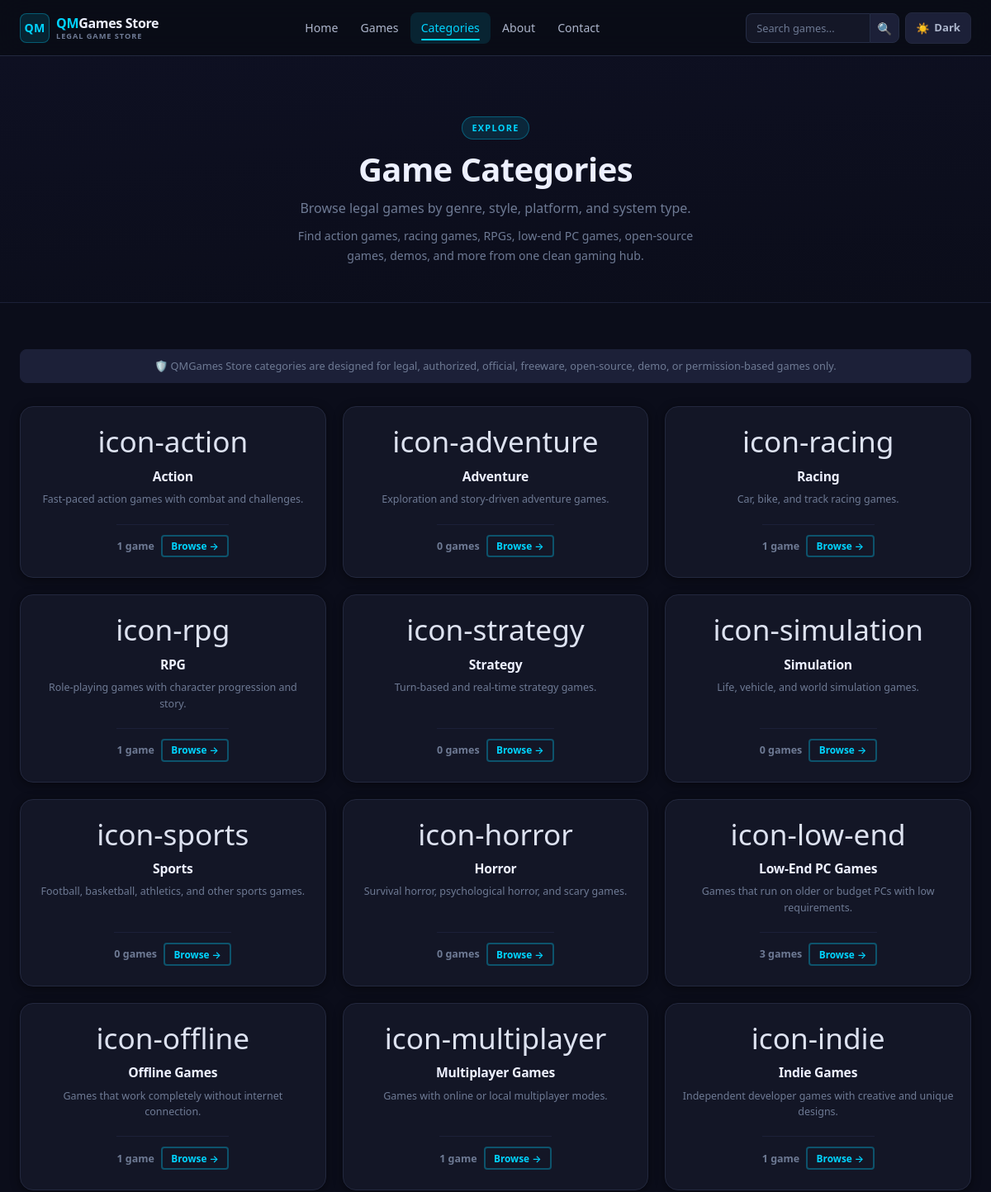
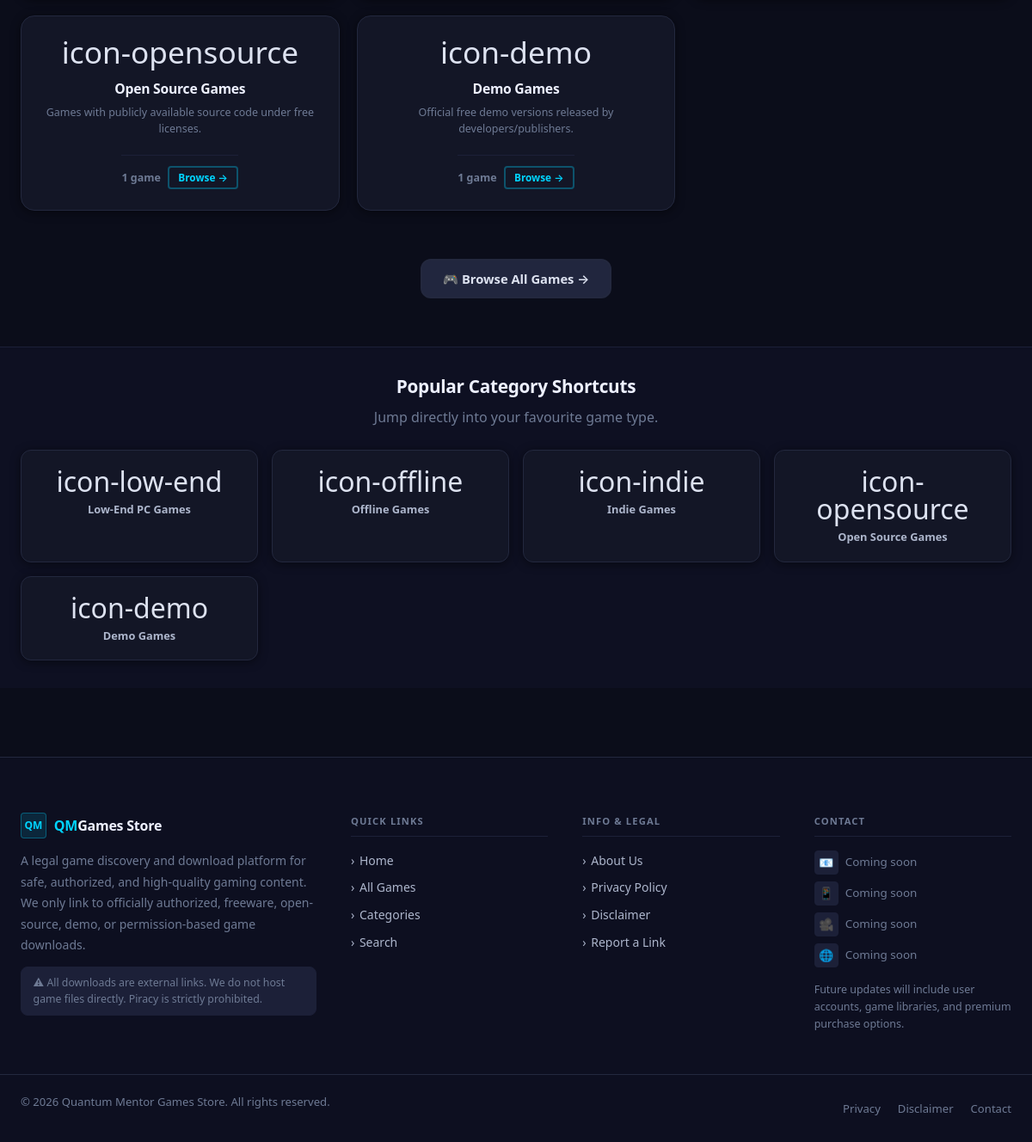
The app's page /category.php with its own data (2 pictures, top to bottom).
### tables this page shows
CREATE TABLE `categories` (
  `id`          INT          NOT NULL AUTO_INCREMENT,
  `name`        VARCHAR(120) NOT NULL                   COMMENT 'Display name, e.g. "Action"',
  `slug`        VARCHAR(150) NOT NULL                   COMMENT 'URL-safe slug, e.g. "action"',
  `description` TEXT         NULL                       COMMENT 'Optional category description',
  `icon`        VARCHAR(255) NULL                       COMMENT 'Icon filename or CSS class',
  `sort_order`  INT          NOT NULL DEFAULT 0         COMMENT 'Display order (ascending)',
  `status`      ENUM('active','inactive')
                NOT NULL DEFAULT 'active'               COMMENT 'Inactive categories are hidden from public',
  `created_at`  TIMESTAMP    NOT NULL DEFAULT CURRENT_TIMESTAMP,
  `updated_at`  TIMESTAMP    NOT NULL DEFAULT CURRENT_TIMESTAMP ON UPDATE CURRENT_TIMESTAMP,
  PRIMARY KEY (`id`),
  UNIQUE KEY `uq_categories_slug`        (`slug`),
  KEY        `idx_categories_status`     (`status`),
  KEY        `idx_categories_sort_order` (`sort_order`)
);

### includes/functions.php (called while the page is built, shortened)
<?php
function siteUrl(string $path = ''): string
{
    return rtrim(SITE_URL, '/') . '/' . ltrim($path, '/');
}
function truncateText(string $text, int $length = 120, string $suffix = '...'): string
{
    $text = strip_tags($text);
    if (mb_strlen($text, 'UTF-8') <= $length) {
        return $text;
    }
    return rtrim(mb_substr($text, 0, $length, 'UTF-8')) . $suffix;
}
function e(mixed $value): string
{
    return htmlspecialchars((string) $value, ENT_QUOTES | ENT_HTML5, 'UTF-8');
}
function getAllActiveCategoriesWithCounts(): array
{
    try {
        $db   = getDB();
        $stmt = $db->prepare(
            'SELECT c.id, c.name, c.slug, c.description, c.icon, c.sort_order,
                    COUNT(DISTINCT g.id) AS game_count
             FROM   categories c
             LEFT JOIN game_categories gc ON gc.category_id = c.id
             LEFT JOIN games g             ON g.id = gc.game_id AND g.status = ?
             WHERE  c.status = ?
             GROUP  BY c.id, c.name, c.slug, c.description, c.icon, c.sort_order
             ORDER  BY c.sort_order ASC, c.name ASC'
        );
        $stmt->execute(['active', 'active']);
        return $stmt->fetchAll();
    } catch (PDOException $e) {
        logAppError('getAllActiveCategoriesWithCounts() failed: ' . $e->getMessage(), 'DB');
        return [];
    }
}
function getCategoryHighlights(): array
{
    $targetSlugs = [
        'low-end-pc-games'  => ['name' => 'Low-End PC Games',  'icon' => '🖥️'],
        'offline-games'     => ['name' => 'Offline Games',     'icon' => '📴'],
        'indie-games'       => ['name' => 'Indie Games',       'icon' => '🎨'],
        'open-source-games' => ['name' => 'Open Source Games', 'icon' => '📖'],
        'demo-games'        => ['name' => 'Demo Games',        'icon' => '🎯'],
    ];
    $result = [];
    try {
        $db = getDB();
        foreach ($targetSlugs as $slug => $fallback) {
            $stmt = $db->prepare(
                'SELECT id, name, slug, description, icon
                 FROM   categories
                 WHERE  slug = ? AND status = ?
                 LIMIT  1'
            );
            $stmt->execute([$slug, 'active']);
            $row = $stmt->fetch();
            if ($row !== false) {
                $result[] = $row;
            }
        }
    } catch (PDOException $e) {
        logAppError('getCategoryHighlights() failed: ' . $e->getMessage(), 'DB');
        foreach ($targetSlugs as $slug => $fallback) {
            $result[] = [
                'id' => 0, 'name' => $fallback['name'], 'slug' => $slug,
                'description' => null, 'icon' => $fallback['icon'],
            ];
        }
    }
    return $result;
}
function getCategoryUrl(string $slug): string
{
    return siteUrl('category.php?slug=' . rawurlencode($slug));
}

### category.php (the view, shortened to what this page needs)
<?php
$rawSlug    = isset($_GET['slug']) ? trim((string)$_GET['slug']) : '';
$isDetail   = ($rawSlug !== '');
$category   = null;
$notFound   = false;
$f_q       = $isDetail ? trim(mb_substr((string)($_GET['q'] ?? ''), 0, 100)) : '';
$f_license = $isDetail ? trim((string)($_GET['license'] ?? '')) : '';
$f_low_end = ($isDetail && ($_GET['low_end'] ?? '') === '1') ? '1' : '';
$f_sort    = $isDetail ? trim((string)($_GET['sort'] ?? 'latest')) : 'latest';
$f_page    = max(1, (int)($_GET['page'] ?? 1));
$catFilters = [
    'q'       => $f_q,
    'license' => $f_license,
    'low_end' => $f_low_end,
    'sort'    => $f_sort,
];
if ($isDetail && !$notFound) {
    $perPage    = 12;
    $catResult  = getCategoryGames((int)$category['id'], $catFilters, $f_page, $perPage);
    $catGames   = $catResult['games'];
    $catTotal   = $catResult['total'];
    $catPages   = $catResult['total_pages'];
    $catPage    = $catResult['page'];
} else {
    $allCats    = getAllActiveCategoriesWithCounts();
    $highlights = getCategoryHighlights();
}
require_once INCLUDES_PATH . '/header.php';
require_once INCLUDES_PATH . '/navbar.php';
?>
<main class="category-page">
<?php
if ($notFound): ?>
<section class="page-hero" aria-labelledby="notfound-title">
  <div class="container">
    <h1 class="page-title" id="notfound-title">Category Not Found</h1>
    <p class="page-subtitle">
      The category you are looking for does not exist or is no longer active.
    </p>
  </div>
</section>
<section class="section-sm">
  <div class="container-sm">
    <div class="card">
      <div class="empty-state">
        <span class="empty-state-icon">📁</span>
        <h3>Category Not Found</h3>
        <p>
          The category <strong>&ldquo;<?= e($rawSlug) ?>&rdquo;</strong>
          does not exist or is currently inactive.
        </p>
        <div class="empty-state-actions">
          <a href="<?= e(getCategoryDirectoryUrl()) ?>" class="btn btn-primary">
            View All Categories
          </a>
          <a href="<?= e(siteUrl('games.php')) ?>" class="btn btn-secondary">
            Browse All Games
          </a>
          <a href="<?= e(siteUrl('index.php')) ?>" class="btn btn-ghost">
            Back to Home
          </a>
        </div>
      </div>
    </div>
  </div>
</section>
<?php
else: ?>
<section class="category-directory-hero page-hero" aria-labelledby="cat-dir-title">
  <div class="container">
    <span class="section-label">Explore</span>
    <h1 class="page-title" id="cat-dir-title">Game Categories</h1>
    <p class="page-subtitle">
      Browse legal games by genre, style, platform, and system type.
    </p>
    <p class="page-subtitle" style="font-size:.88rem;margin-top:.5rem;">
      Find action games, racing games, RPGs, low-end PC games, open-source
      games, demos, and more from one clean gaming hub.
    </p>
  </div>
</section>
<section class="section-sm">
  <div class="container">
    <div class="games-legal-strip">
      🛡️ QMGames Store categories are designed for legal, authorized, official,
      freeware, open-source, demo, or permission-based games only.
    </div>
    <?php if (!empty($allCats)): ?>
      <div class="category-grid category-directory-grid" id="categoryGrid">
        <?php foreach ($allCats as $cat):
          $catIcon  = !empty($cat['icon']) ? $cat['icon'] : '🎮';
          $catName  = e($cat['name']);
          $catDesc  = !empty($cat['description'])
                          ? e(truncateText($cat['description'], 70))
                          : '';
          $catCount = (int)($cat['game_count'] ?? 0);
        ?>
        <a href="<?= e(getCategoryUrl($cat['slug'])) ?>"
           class="category-card card"
           aria-label="Browse <?= $catName ?> — <?= $catCount ?> games">
          <div class="category-card-inner">
            <span class="category-card-icon" aria-hidden="true"><?= $catIcon ?></span>
            <h3 class="category-card-title"><?= $catName ?></h3>
            <?php if ($catDesc !== ''): ?>
              <p class="category-card-description"><?= $catDesc ?></p>
            <?php endif; ?>
            <div class="category-card-footer">
              <span class="category-card-count">
                <?= $catCount ?> game<?= $catCount !== 1 ? 's' : '' ?>
              </span>
              <span class="btn btn-xs btn-outline">Browse →</span>
            </div>
          </div>
        </a>
        <?php endforeach; ?>
      </div>
    <?php endif; ?>
    <div class="section-cta" style="margin-top:2rem;">
      <a href="<?= e(siteUrl('games.php')) ?>" class="btn btn-secondary">
        🎮 Browse All Games →
      </a>
    </div>
  </div>
</section>
<?php if (!empty($highlights)): ?>
<section class="section-xs alt-section category-highlight-section"
         aria-labelledby="highlights-heading">
  <div class="container">
    <div class="section-header" style="margin-bottom:1.5rem;">
      <h2 id="highlights-heading" style="font-size:1.3rem;">
        Popular Category Shortcuts
      </h2>
      <p>Jump directly into your favourite game type.</p>
    </div>
    <div class="category-highlight-grid">
      <?php foreach ($highlights as $h):
        $hIcon = !empty($h['icon']) ? $h['icon'] : '🎮';
        $hName = e($h['name']);
      ?>
      <a href="<?= e(getCategoryUrl($h['slug'])) ?>"
         class="highlight-card card"
         aria-label="Browse <?= $hName ?>">
        <div class="highlight-card-inner">
          <span class="highlight-icon" aria-hidden="true"><?= $hIcon ?></span>
          <span class="highlight-name"><?= $hName ?></span>
        </div>
      </a>
      <?php endforeach; ?>
    </div>
  </div>
</section>
<?php endif; ?>
<?php endif;  ?>
</main>
<?php require_once INCLUDES_PATH . '/footer.php'; ?>

### records on screen
categories: icon "icon-action", name "Action", description "Fast-paced action games with combat and challenges.", catCount "1"
categories: icon "icon-adventure", name "Adventure", description "Exploration and story-driven adventure games.", catCount "0"
categories: icon "icon-racing", name "Racing", description "Car, bike, and track racing games.", catCount "1"
categories: icon "icon-rpg", name "RPG", description "Role-playing games with character progression and story.", catCount "1"
categories: icon "icon-strategy", name "Strategy", description "Turn-based and real-time strategy games.", catCount "0"
categories: icon "icon-simulation", name "Simulation", description "Life, vehicle, and world simulation games.", catCount "0"
categories: icon "icon-sports", name "Sports", description "Football, basketball, athletics, and other sports games.", catCount "0"
categories: icon "icon-horror", name "Horror", description "Survival horror, psychological horror, and scary games.", catCount "0"
categories: icon "icon-low-end", name "Low-End PC Games", description "Games that run on older or budget PCs with low requirements.", catCount "3"
categories: icon "icon-offline", name "Offline Games", description "Games that work completely without internet connection.", catCount "1"
categories: icon "icon-multiplayer", name "Multiplayer Games", description "Games with online or local multiplayer modes.", catCount "1"
categories: icon "icon-indie", name "Indie Games", description "Independent developer games with creative and unique designs.", catCount "1"
categories: icon "icon-opensource", name "Open Source Games", description "Games with publicly available source code under free licenses.", catCount "1"
categories: icon "icon-demo", name "Demo Games", description "Official free demo versions released by developers/publishers.", catCount "1"

### other values on screen
SITE_NAME "Quantum Mentor Games Store"
